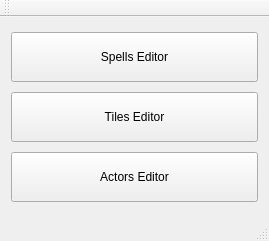
<?xml version="1.0" encoding="UTF-8"?>
<ui version="4.0">
 <class>editor</class>
 <widget class="QMainWindow" name="editor">
  <property name="geometry">
   <rect>
    <x>0</x>
    <y>0</y>
    <width>269</width>
    <height>241</height>
   </rect>
  </property>
  <property name="windowTitle">
   <string>editor</string>
  </property>
  <widget class="QWidget" name="centralWidget">
   <layout class="QVBoxLayout" name="verticalLayout">
    <item>
     <widget class="QPushButton" name="pushButton">
      <property name="minimumSize">
       <size>
        <width>0</width>
        <height>50</height>
       </size>
      </property>
      <property name="text">
       <string>Spells Editor</string>
      </property>
     </widget>
    </item>
    <item>
     <widget class="QPushButton" name="pushButton_2">
      <property name="minimumSize">
       <size>
        <width>0</width>
        <height>50</height>
       </size>
      </property>
      <property name="text">
       <string>Tiles Editor</string>
      </property>
     </widget>
    </item>
    <item>
     <widget class="QPushButton" name="pushButton_3">
      <property name="minimumSize">
       <size>
        <width>0</width>
        <height>50</height>
       </size>
      </property>
      <property name="text">
       <string>Actors Editor</string>
      </property>
     </widget>
    </item>
   </layout>
  </widget>
  <widget class="QMenuBar" name="menuBar">
   <property name="geometry">
    <rect>
     <x>0</x>
     <y>0</y>
     <width>269</width>
     <height>22</height>
    </rect>
   </property>
  </widget>
  <widget class="QToolBar" name="mainToolBar">
   <attribute name="toolBarArea">
    <enum>TopToolBarArea</enum>
   </attribute>
   <attribute name="toolBarBreak">
    <bool>false</bool>
   </attribute>
  </widget>
  <widget class="QStatusBar" name="statusBar"/>
 </widget>
 <layoutdefault spacing="6" margin="11"/>
 <resources/>
 <connections/>
</ui>
